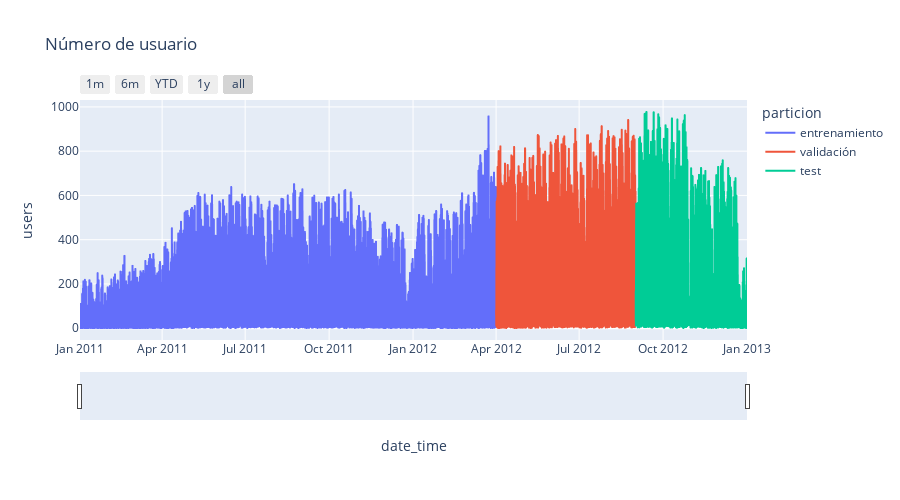

Here is the notebook cell this chart was saved with:
### Code cell
# Gráfico interactivo serie temporal
# ==============================================================================
datos.loc[:fin_train, "particion"] = "entrenamiento"
datos.loc[fin_train:fin_validacion, "particion"] = "validación"
datos.loc[fin_validacion:, "particion"] = "test"

fig = px.line(data_frame = datos.reset_index(),
              x = "date_time",
              y = "users",
              color = "particion",
              title = "Número de usuario",
              width  = 900,
              height = 500)

dict_month = dict(count=1, label="1m", step="month", stepmode="backward")
dict_6_month = dict(count=6, label="6m", step="month", stepmode="backward")
dict_ytd = dict(count=1, label="YTD", step="year", stepmode="todate")
dict_year = dict(count=1, label="1y", step="year", stepmode="backward")
dict_all = dict(label="all", step="all")

fig.update_xaxes(rangeslider_visible=True,
                 rangeselector=dict(buttons=list([dict_month,
                                                  dict_6_month, 
                                                  dict_ytd,
                                                  dict_year,
                                                  dict_all])))

fig.show()

datos=datos.drop(columns='particion')

### Figure 1 — Plotly figure (JSON) as saved in the notebook; plotly's stock layout.template omitted (floating-point values rounded to 4 significant figures; data arrays with more than 128 entries replaced by an {"elided": "..."} marker saying what was removed)
{"data": [{"hovertemplate": "particion=entrenamiento<br>date_time=%{x}<br>users=%{y}<extra></extra>", "legendgroup": "entrenamiento", "line": {"color": "#636efa", "dash": "solid"}, "marker": {"symbol": "circle"}, "mode": "lines", "name": "entrenamiento", "showlegend": true, "type": "scattergl", "x": {"elided": "10944 str values"}, "xaxis": "x", "y": {"elided": "10944 int values"}, "yaxis": "y"}, {"hovertemplate": "particion=validación<br>date_time=%{x}<br>users=%{y}<extra></extra>", "legendgroup": "validación", "line": {"color": "#EF553B", "dash": "solid"}, "marker": {"symbol": "circle"}, "mode": "lines", "name": "validación", "showlegend": true, "type": "scattergl", "x": {"elided": "3672 str values"}, "xaxis": "x", "y": {"elided": "3672 int values"}, "yaxis": "y"}, {"hovertemplate": "particion=test<br>date_time=%{x}<br>users=%{y}<extra></extra>", "legendgroup": "test", "line": {"color": "#00cc96", "dash": "solid"}, "marker": {"symbol": "circle"}, "mode": "lines", "name": "test", "showlegend": true, "type": "scattergl", "x": {"elided": "2928 str values"}, "xaxis": "x", "y": {"elided": "2928 int values"}, "yaxis": "y"}], "layout": {"height": 500, "legend": {"title": {"text": "particion"}, "tracegroupgap": 0}, "title": {"text": "Número de usuario"}, "width": 900, "xaxis": {"anchor": "y", "domain": [0, 1], "rangeselector": {"buttons": [{"count": 1, "label": "1m", "step": "month", "stepmode": "backward"}, {"count": 6, "label": "6m", "step": "month", "stepmode": "backward"}, {"count": 1, "label": "YTD", "step": "year", "stepmode": "todate"}, {"count": 1, "label": "1y", "step": "year", "stepmode": "backward"}, {"label": "all", "step": "all"}]}, "rangeslider": {"visible": true}, "title": {"text": "date_time"}}, "yaxis": {"anchor": "x", "domain": [0, 1], "title": {"text": "users"}}}}
